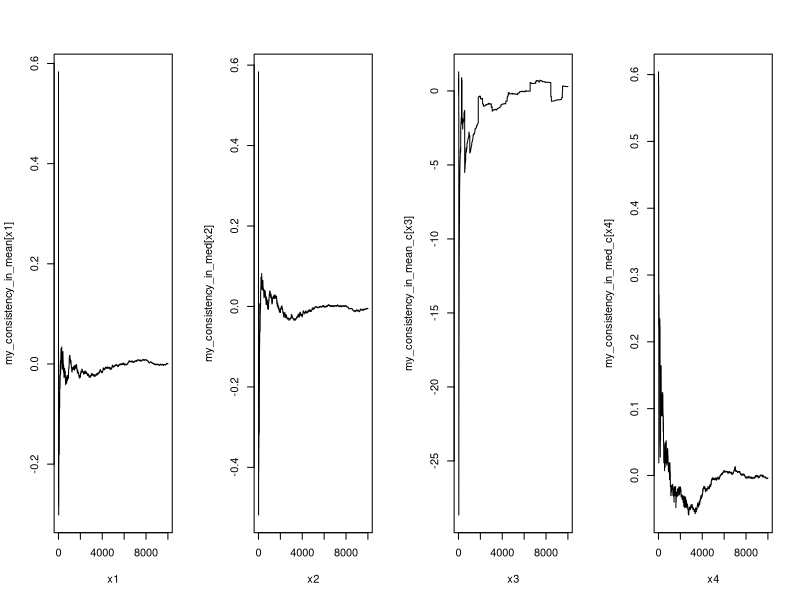

The R source for this figure:
generated_line <- rnorm(10000, 0, 1)
x1 <- seq(1, 10000, by = 1)
x2 <- seq(1, 10000, by = 1)
my_consistency_in_mean <- vector(length = 10000)
my_consistency_in_med <- vector(length = 10000)
count_mean <- 0
count_med <- 0
for (i in 1:10000)
{
  my_consistency_in_mean[i] <- mean(generated_line[1:i])
}
for (j in 1:10000)
{
  my_consistency_in_med[j] <- median(generated_line[1:j])
}
for (k in 1:10000)
{
  if (Mod(my_consistency_in_mean[k]) <= 0.1)
    count_mean <- count_mean+1
  print(c(k, "  ", count_mean))
}
for (k in 1:10000)
{
  if (Mod(my_consistency_in_med[k]) <= 0.1)
    count_med <- count_med+1
  print(c(k, "  ", count_med))
}
generated_line_c <- rcauchy(10000, 0, 1)
x3 <- seq(1, 10000, by = 1)
x4 <- seq(1, 10000, by = 1)
my_consistency_in_mean_c <- vector(length = 10000)
my_consistency_in_med_c <- vector(length = 10000)
count_mean_c <- 0
count_med_c <- 0
for (i in 1:10000)
{
  my_consistency_in_mean_c[i] <- mean(generated_line_c[1:i])
}
for (j in 1:10000)
{
  my_consistency_in_med_c[j] <- median(generated_line_c[1:j])
}
par(mfrow = c(1,4))
plot(x1, my_consistency_in_mean[x1], xlim = c(1,10000), type = "l")
plot(x2, my_consistency_in_med[x2], xlim = c(1, 10000), type = "l")
plot(x3, my_consistency_in_mean_c[x3], xlim = c(1,10000), type = "l")
plot(x4, my_consistency_in_med_c[x4], xlim = c(1, 10000), type = "l")
for (k in 1:10000)
{
  if (Mod(my_consistency_in_mean_c[k]) <= 0.1)
    count_mean_c <- count_mean_c+1
  print(c(k, "  ", count_mean_c))
}
for (k in 1:10000)
{
  if (Mod(my_consistency_in_med_c[k]) <= 0.1)
    count_med_c <- count_med_c+1
  print(c(k, "  ", count_med_c))
}